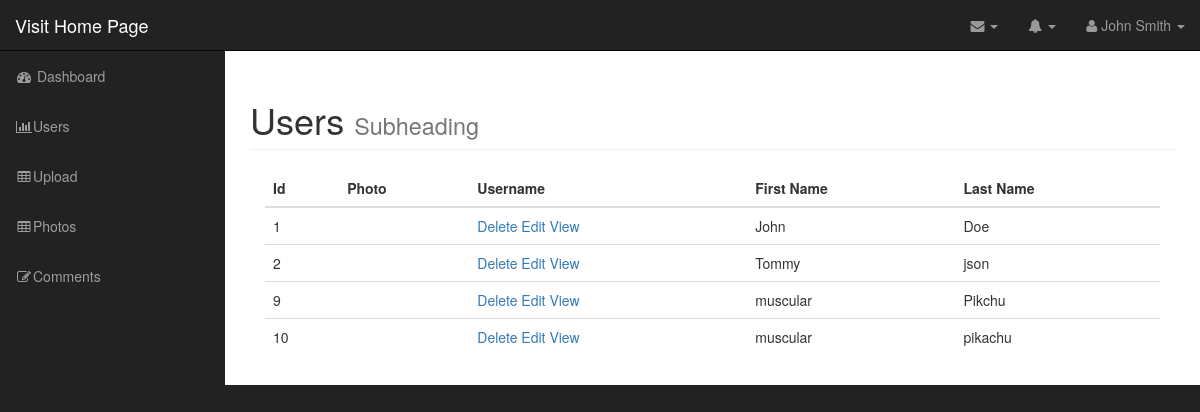
Page /admin/users.php on the earlier database version.
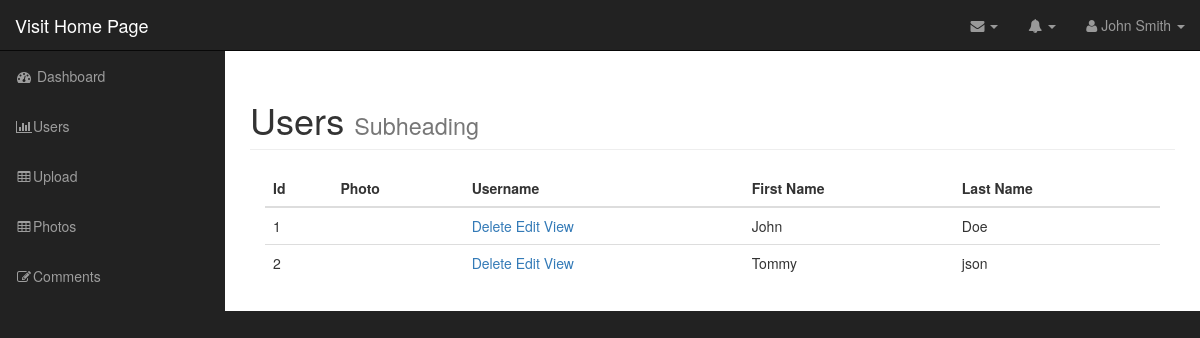
Same page on the later database version.
### tables this page shows
CREATE TABLE `users` (
  `id` int(11) NOT NULL,
  `username` varchar(255) NOT NULL,
  `password` varchar(255) NOT NULL,
  `first_name` varchar(255) NOT NULL,
  `last_name` varchar(255) NOT NULL
);

### admin/includes/database.php (called while the page is built, shortened)
<?php
class Database {
    public $connection;
    public function open_db_connection(){
        $this->connection = new mysqli(DB_HOST,DB_USER,DB_PASS,DB_NAME);
    }
    public function query($sql) {
        $result = $this->connection->query($sql);
        return $result;
    }
}
$database = new Database();
?>

### admin/includes/db_object.php (called while the page is built, shortened)
<?php
    class DB_object {
        public static function find_all() {
            return static::find_by_query("SELECT * FROM " . static::$db_table . " ");
        }
        public static function find_by_query($sql) {
            global $database;
            $result_set = $database->query($sql);
            $the_object_array = array();
            while($row = mysqli_fetch_array($result_set)) {
                $the_object_array[] = static::instantation($row);
            }
            return $the_object_array;
        }
        public static function instantation($the_record) {
            $the_object = new $calling_class;
            foreach ($the_record as $the_attribute => $value) {
                if ($the_object->has_the_attribute($the_attribute)) {
                    $the_object-> $the_attribute = $value;
                }
            }
            return $the_object;
        }
        private function has_the_attribute($the_attribute) {
            $object_properties = get_object_vars($this);
            return array_key_exists($the_attribute, $object_properties);
        }
    }
?>

### admin/users.php (the view)
<?php include("includes/header.php"); ?>
<?php
    $users = User::find_all();
?>
        <nav class="navbar navbar-inverse navbar-fixed-top" role="navigation">
            <?php include("includes/top_nav.php") ?>
            <?php include("includes/side_nav.php"); ?>
        </nav>
        <div id="page-wrapper">
        <div class="container-fluid">
            <div class="row">
                <div class="col-lg-12">
                    <h1 class="page-header">
                        Users
                        <small>Subheading</small>
                    </h1>
                    <div class="col-md-12">
                        <table class="table table-hover">
                            <thead>
                                <tr>
                                    <th>Id</th>
                                    <th>Photo</th>
                                    <th>Username</th>
                                    <th>First Name</th>
                                    <th>Last Name</th>
                                </tr>
                            </thead>
                            <tbody>
                            <?php foreach ($users as $user): ?>
                                <tr>
                                    <td><?php echo $user->id; ?></td>
                                    <td><img class="admin-user-thumbnail" src="<?php echo $user->user_image; ?>" alt=""></td>
                                    <td>
                                        <div class="pictures_link">
                                            <a href="delete_user.php?id=<?php echo $user->id; ?>">Delete</a>
                                            <a href="edit_user.php?id=<?php echo $user->id; ?>">Edit</a>
                                            <a href="#">View</a>
                                        </div>
                                    </td>
                                    <td><?php echo $user->first_name; ?></td>
                                    <td><?php echo $user->last_name; ?></td>
                                </tr>
                            <?php endforeach; ?>
                            </tbody>
                        </table>
                    </div>
                </div>
            </div>
        </div>
        </div>
  <?php include("includes/footer.php"); ?>

### admin/includes/header.php (shortened to what this page needs)
<!DOCTYPE html>
<html lang="en">
<head>
    <link href="css/bootstrap.min.css" rel="stylesheet">
    <link href="css/sb-admin.css" rel="stylesheet">
    <link href="font-awesome/css/font-awesome.min.css" rel="stylesheet" type="text/css">
    <link rel="stylesheet" href="css/styles.css">
</head>
<body>
    <div id="wrapper">

### admin/includes/top_nav.php (shortened to what this page needs)
<div class="navbar-header">
    <a class="navbar-brand" href="../index.php">Visit Home Page</a>
</div>
<ul class="nav navbar-right top-nav">
    <li class="dropdown">
        <a href="#" class="dropdown-toggle" data-toggle="dropdown"><i class="fa fa-envelope"></i> <b class="caret"></b></a>
    </li>
    <li class="dropdown">
        <a href="#" class="dropdown-toggle" data-toggle="dropdown"><i class="fa fa-bell"></i> <b class="caret"></b></a>
    </li>
    <li class="dropdown">
        <a href="#" class="dropdown-toggle" data-toggle="dropdown"><i class="fa fa-user"></i> John Smith <b class="caret"></b></a>
    </li>
</ul>

### admin/includes/side_nav.php
<div class="collapse navbar-collapse navbar-ex1-collapse">
    <ul class="nav navbar-nav side-nav">
        <li>
            <a href="index.php"><i class="fa fa-fw fa-dashboard"></i> Dashboard</a>
        </li>
        <li>
            <a href="users.php"><i class="fa fa-fw fa-bar-chart-o"></i>Users</a>
        </li>
        <li>
            <a href="upload.php"><i class="fa fa-fw fa-table"></i>Upload</a>
        </li>
        <li>
            <a href="photos.php"><i class="fa fa-fw fa-table"></i>Photos</a>
        </li>
        <li>
            <a href="comments.php"><i class="fa fa-fw fa-edit"></i>Comments</a>
        </li>
    </ul>
</div>

### admin/includes/footer.php (shortened to what this page needs)
  </div>
</body>
</html>

### admin/css/sb-admin.css (style rules this page uses)
body { margin-top: 100px; background-color: #222; }
@media (min-width:768px) { body { margin-top: 50px; } }
#wrapper { padding-left: 0; }
#page-wrapper { width: 100%; padding: 0; background-color: #fff; }
@media (min-width:768px) { #wrapper { padding-left: 225px; } }
@media (min-width:768px) { #page-wrapper { padding: 10px; } }
.top-nav { padding: 0 15px; }
.top-nav>li { display: inline-block; float: left; }
.top-nav>li>a { padding-top: 15px; padding-bottom: 15px; line-height: 20px; color: #999; }
@media (min-width:768px) { .side-nav { position: fixed; top: 51px; left: 225px; width: 225px; margin-left: -225px; border: none; border-radius: 0; overflow-y: auto; background-color: #222; } }
@media (min-width:768px) { .side-nav>li>a { width: 225px; } }

Differences in the rows shown:
removed users: id "9", first_name "muscular", last_name "Pikchu"
removed users: id "10", first_name "muscular", last_name "pikachu"
